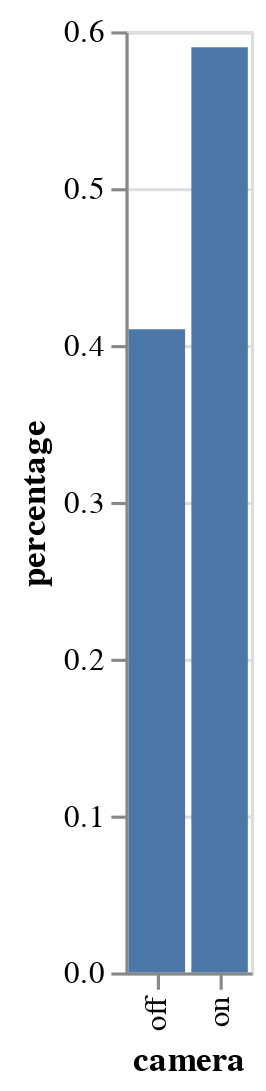

Notebook code cell kept with this figure:
### Markdown cell above
## Bar plot (VI):  Explore the correlations between camera status and threat level

### Code cell
p1=(data[data["body_camera"]==True]["threat_level"]=="attack").mean()
p2=1-p1
df=pd.DataFrame({"camera":["on","off"],"percentage":[p1,p2]})
alt.Chart(df).mark_bar().encode(
    x="camera",
    y='percentage'
)

### Figure 1 — Vega-Lite specification as saved in the notebook (floating-point values rounded to 4 significant figures)
{"config": {"view": {"continuousWidth": 400, "continuousHeight": 300}}, "data": {"name": "data-7de54ed31b05b124c2168fcbdf0f0c5f"}, "mark": "bar", "encoding": {"x": {"type": "nominal", "field": "camera"}, "y": {"type": "quantitative", "field": "percentage"}}, "$schema": "https://vega.github.io/schema/vega-lite/v4.8.1.json", "datasets": {"data-7de54ed31b05b124c2168fcbdf0f0c5f": [{"camera": "on", "percentage": 0.5899}, {"camera": "off", "percentage": 0.4101}]}}
